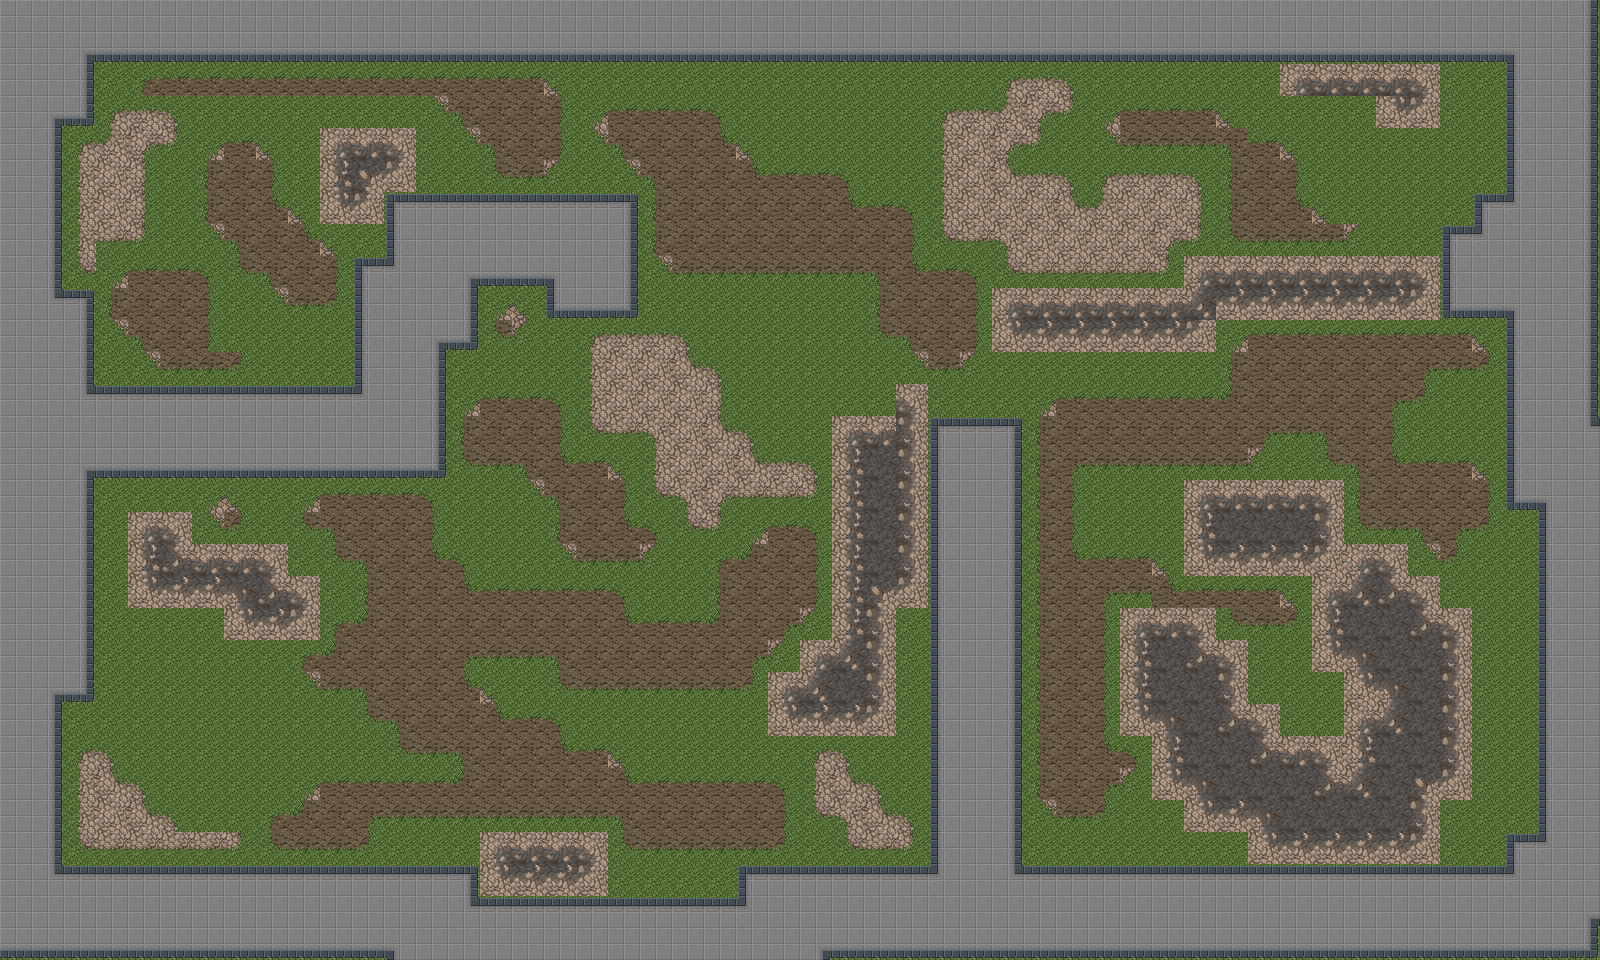

This is a level from a 2D game, rendered from its Tiled map with the project's own tilesets. A one-line summary and the complete map file follow:
An orthogonal 50x30 tile map with 32x32 px tiles, 1 tile layer (Tile Layer 1).

<map version="1.2" tiledversion="1.3.3" orientation="orthogonal" renderorder="right-down" width="50" height="30" tilewidth="32" tileheight="32" infinite="0" nextlayerid="2" nextobjectid="1">
 <editorsettings>
  <export target="level.json" format="json" />
 </editorsettings>
 <tileset firstgid="1" name="grass" tilewidth="32" tileheight="32" tilecount="70" columns="10">
  <image source="grass.png" width="320" height="224" />
  <terraintypes>
   <terrain name="New Terrain" tile="21" />
   <terrain name="New Terrain" tile="51" />
   <terrain name="New Terrain" tile="26" />
   <terrain name="New Terrain" tile="56" />
  </terraintypes>
  <tile id="10" terrain=",,,0" />
  <tile id="11" terrain=",,0,0" />
  <tile id="12" terrain=",,0," />
  <tile id="13" terrain="0,0,0," />
  <tile id="14" terrain="0,0,,0" />
  <tile id="15" terrain=",,,2" />
  <tile id="16" terrain=",,2,2" />
  <tile id="17" terrain=",,2," />
  <tile id="18" terrain="2,2,2," />
  <tile id="19" terrain="2,2,,2" />
  <tile id="20" terrain=",0,,0" />
  <tile id="21" terrain="0,0,0,0" />
  <tile id="22" terrain="0,,0," />
  <tile id="23" terrain="0,,0,0" />
  <tile id="24" terrain=",0,0,0" />
  <tile id="25" terrain=",2,,2" />
  <tile id="26" terrain="2,2,2,2" />
  <tile id="27" terrain="2,,2," />
  <tile id="28" terrain="2,,2,2" />
  <tile id="29" terrain=",2,2,2" />
  <tile id="30" terrain=",0,," />
  <tile id="31" terrain="0,0,," />
  <tile id="32" terrain="0,,," />
  <tile id="33" terrain="3,3,3," />
  <tile id="34" terrain="3,3,,3" />
  <tile id="35" terrain=",2,," />
  <tile id="36" terrain="2,2,," />
  <tile id="37" terrain="2,,," />
  <tile id="38" terrain=",,,0" />
  <tile id="39" terrain=",,0," />
  <tile id="40" terrain=",,,1" />
  <tile id="41" terrain=",,1,1" />
  <tile id="42" terrain=",,1," />
  <tile id="43" terrain="3,,3,3" />
  <tile id="44" terrain=",3,3,3" />
  <tile id="45" terrain=",,,3" />
  <tile id="46" terrain=",,3,3" />
  <tile id="47" terrain=",,3," />
  <tile id="48" terrain=",0,," />
  <tile id="49" terrain="0,,," />
  <tile id="50" terrain=",1,,1" />
  <tile id="51" terrain="1,1,1,1" />
  <tile id="52" terrain="1,,1," />
  <tile id="53" terrain="1,1,1," />
  <tile id="54" terrain="1,1,,1" />
  <tile id="55" terrain=",3,,3" />
  <tile id="56" terrain="3,3,3,3" />
  <tile id="57" terrain="3,,3," />
  <tile id="60" terrain=",1,," />
  <tile id="61" terrain="1,1,," />
  <tile id="62" terrain="1,,," />
  <tile id="63" terrain="1,,1,1" />
  <tile id="64" terrain=",1,1,1" />
  <tile id="65" terrain=",3,," />
  <tile id="66" terrain="3,3,," />
  <tile id="67" terrain="3,,," />
 </tileset>
 <layer id="1" name="Tile Layer 1" width="50" height="30">
  <data encoding="csv">
57,57,57,57,57,57,57,57,57,57,57,57,57,57,57,57,57,57,57,57,57,57,57,57,57,57,57,57,57,57,57,57,57,57,57,57,57,57,57,57,57,57,57,57,57,57,57,57,57,58,
57,57,34,67,67,67,67,67,67,67,67,67,67,67,67,67,67,67,67,67,67,67,67,67,67,67,67,67,67,67,67,67,67,67,67,67,67,67,67,67,67,67,67,67,67,67,67,35,57,58,
57,57,58,1,11,12,12,12,12,12,12,12,12,12,12,12,12,40,1,1,1,1,1,1,1,1,1,1,1,1,1,16,17,18,1,1,1,1,1,1,41,42,42,42,43,1,1,56,57,58,
57,34,68,16,17,18,1,1,1,1,1,1,1,49,15,22,22,23,39,12,12,12,13,1,1,1,1,1,1,16,17,30,19,38,39,12,12,12,40,1,1,1,1,61,63,1,1,56,57,58,
57,58,16,30,19,38,39,12,40,1,41,42,43,1,49,15,22,23,49,15,22,22,24,40,1,1,1,1,1,26,27,19,38,1,49,32,32,32,15,12,40,1,1,1,1,1,1,56,57,58,
57,58,26,27,28,1,21,22,23,1,51,54,63,1,1,31,32,50,1,49,15,22,22,24,12,12,13,1,1,26,27,29,17,18,16,17,17,18,21,22,23,1,1,1,1,1,1,56,57,58,
57,58,26,27,28,1,21,22,24,40,61,63,46,47,47,47,47,47,47,48,21,22,22,22,22,22,24,12,13,26,27,27,27,29,30,27,27,28,21,22,24,40,1,1,1,1,46,45,57,58,
57,58,26,37,38,1,49,15,22,24,40,1,56,57,57,57,57,57,57,58,21,22,22,22,22,22,22,22,23,36,37,20,27,27,27,27,19,38,31,32,32,32,50,1,1,46,45,57,57,58,
57,58,36,39,12,12,13,31,15,22,23,46,45,57,34,67,67,35,57,58,49,32,32,32,32,32,32,15,24,12,13,36,37,37,37,37,38,41,42,42,42,42,42,42,43,56,57,57,57,58,
57,44,48,21,22,22,23,1,49,32,33,56,57,57,58,39,40,66,67,68,1,1,1,1,1,1,1,21,22,22,23,41,42,42,42,42,42,65,62,62,62,62,62,62,63,66,67,35,57,58,
57,57,58,49,15,22,23,1,1,1,1,56,57,34,68,31,50,1,16,17,17,18,1,1,1,1,1,31,15,22,23,61,62,62,62,62,62,63,39,12,12,12,12,12,12,12,40,56,57,58,
57,57,58,1,49,32,32,33,1,1,1,56,57,58,1,1,1,1,26,27,27,29,18,1,1,1,1,1,49,32,50,1,1,1,1,1,1,1,21,22,22,22,22,22,14,32,33,56,57,58,
57,57,44,47,47,47,47,47,47,47,47,45,57,58,39,12,12,13,26,27,27,27,28,1,1,1,1,1,43,1,1,1,39,12,12,12,12,12,25,22,22,22,22,14,33,1,1,56,57,58,
57,57,57,57,57,57,57,57,57,57,57,57,57,58,21,22,22,23,36,37,20,27,29,18,1,1,41,42,53,46,47,48,21,22,22,22,22,22,22,14,32,15,22,23,1,1,1,56,57,44,
57,57,34,67,67,67,67,67,67,67,67,67,67,68,31,32,15,24,12,40,26,27,27,29,17,18,51,52,53,56,57,58,21,14,32,32,32,32,32,50,1,31,15,24,12,12,40,56,57,57,
57,57,58,1,1,1,39,40,1,39,12,12,12,13,1,1,49,15,22,23,36,20,19,37,37,38,51,52,53,56,57,58,21,23,1,1,1,41,42,42,42,43,21,22,22,22,23,66,35,57,
57,57,58,1,41,43,49,33,1,31,15,22,22,23,1,1,1,21,22,24,13,36,38,39,12,13,51,52,53,56,57,58,21,23,1,1,1,51,52,52,52,53,31,32,15,14,33,1,56,57,
57,57,58,1,51,64,42,42,43,1,31,15,22,24,13,1,1,49,32,32,50,1,11,25,22,23,51,52,53,56,57,58,21,24,12,12,40,61,62,62,62,63,41,43,49,33,1,1,56,57,
57,57,58,1,61,62,62,55,64,43,1,21,22,22,24,12,12,12,12,13,1,1,21,22,22,23,51,54,63,56,57,58,21,22,14,32,24,12,12,12,40,41,65,64,43,1,1,1,56,57,
57,57,58,1,1,1,1,61,62,63,11,25,22,22,22,22,22,22,22,24,12,12,25,22,14,50,51,53,1,56,57,58,21,22,23,41,42,43,31,32,33,51,52,52,64,43,1,1,56,57,
57,57,58,1,1,1,1,1,1,11,25,22,22,22,14,32,32,15,22,22,22,22,22,14,50,41,65,53,1,56,57,58,21,22,23,51,52,64,43,1,1,61,55,52,52,53,1,1,56,57,
57,34,68,1,1,1,1,1,1,49,32,15,22,22,24,40,1,31,32,32,32,32,32,33,41,65,52,53,1,56,57,58,21,22,23,51,52,52,53,1,1,1,61,55,52,53,1,1,56,57,
57,58,1,1,1,1,1,1,1,1,1,31,15,22,22,24,12,13,1,1,1,1,1,1,61,62,62,63,1,56,57,58,21,22,23,61,55,52,64,43,1,1,41,65,52,53,1,1,56,57,
57,58,16,18,1,1,1,1,1,1,1,1,31,32,15,22,22,24,12,40,1,1,1,1,1,16,18,1,1,56,57,58,21,22,24,13,51,52,52,64,42,43,51,52,52,53,1,1,56,57,
57,58,26,29,18,1,1,1,1,39,12,12,12,12,25,22,22,22,22,24,12,12,12,12,13,26,29,18,1,56,57,58,21,22,14,50,61,55,52,52,52,64,65,52,54,63,1,1,56,57,
57,58,26,27,29,18,1,1,11,25,22,14,32,32,32,32,32,32,32,15,22,22,22,22,23,36,20,29,18,56,57,58,49,32,33,1,1,61,62,55,52,52,52,52,53,1,1,1,56,57,
57,58,36,37,37,37,37,38,31,32,32,33,1,1,1,41,42,42,43,31,32,32,32,32,33,1,36,37,38,56,57,58,1,1,1,1,1,1,1,61,62,62,62,62,63,1,1,46,45,57,
57,44,47,47,47,47,47,47,47,47,47,47,47,47,48,61,62,62,63,1,1,1,1,46,47,47,47,47,47,45,57,44,47,47,47,47,47,47,47,47,47,47,47,47,47,47,47,45,57,57,
57,57,57,57,57,57,57,57,57,57,57,57,57,57,44,47,47,47,47,47,47,47,47,45,57,57,57,57,57,57,57,57,57,57,57,57,57,57,57,57,57,57,57,57,57,57,57,57,57,34,
67,67,67,67,67,67,67,67,67,67,67,67,35,57,57,57,57,57,57,57,57,57,57,57,57,34,67,67,67,67,67,67,67,67,67,67,67,67,67,67,67,67,67,67,67,67,67,67,67,68
</data>
 </layer>
</map>
